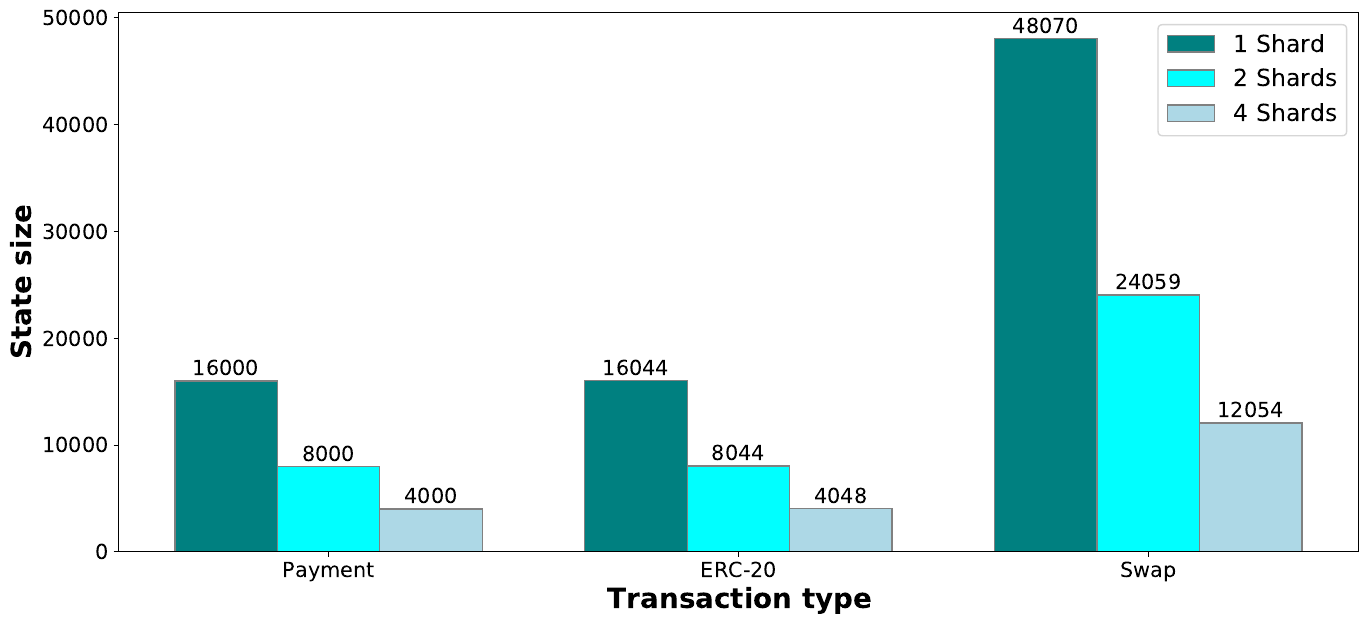

Write the Python code that produced this figure.
import numpy as np
import matplotlib.pyplot as plt

def addlabels(x,y):
    for i in range(len(x)):
        plt.text(x[i],y[i]+500,y[i], ha = 'center',fontsize = 15) 
# set width of bar
barWidth = 0.25
fig = plt.subplots(figsize =(12, 8))
 
# set height of bar in order: value tran, ERC-20, Swap
Shard1 = [16000, 16044, 48070]
Shard2 = [8000, 8044, 24059]
Shard4 = [4000, 4048, 12054]
 
# Set position of bar on X axis
br1 = np.arange(len(Shard1))
br2 = [x + barWidth for x in br1]
br3 = [x + barWidth for x in br2]

f = plt.figure()
f.set_figwidth(16)
f.set_figheight(7)

addlabels(br1, Shard1)
addlabels(br2, Shard2)
addlabels(br3, Shard4)



# Make the plot
plt.bar(br1, Shard1, color ='teal', width = barWidth,
        edgecolor ='grey', label ='1 Shard')
plt.bar(br2, Shard2, color ='cyan', width = barWidth,
        edgecolor ='grey', label ='2 Shards')
plt.bar(br3, Shard4, color ='lightblue', width = barWidth,
        edgecolor ='grey', label ='4 Shards')
 
# Adding Xticks
plt.xlabel('Transaction type', fontweight ='bold', fontsize = 20)
plt.ylabel('State size', fontweight ='bold', fontsize = 20)
plt.xticks([r + barWidth for r in range(len(Shard1))],
        ['Payment', 'ERC-20', 'Swap'])
 
plt.legend(fontsize = 17)
plt.xticks(fontsize=15)
plt.yticks(fontsize=15)
plt.savefig('state-size.pdf',bbox_inches='tight')
# plt.show()